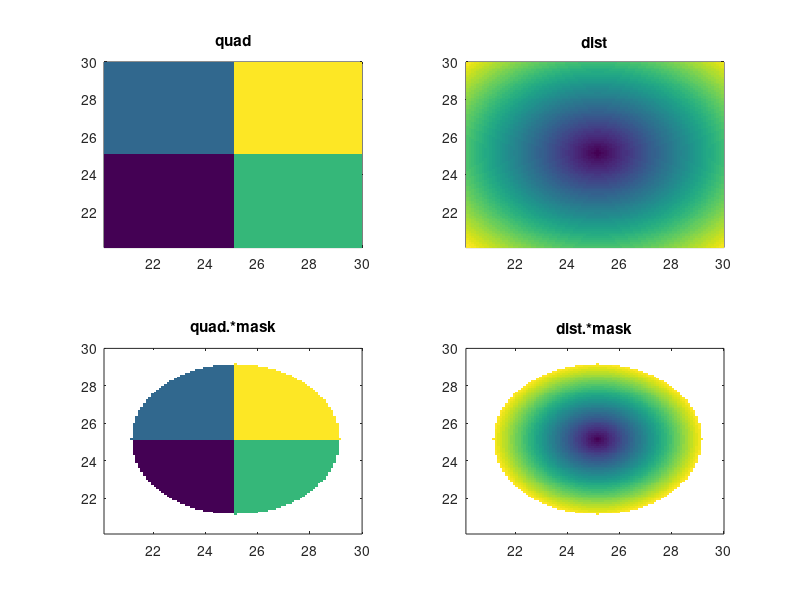

Reproduce this figure in MATLAB.
%make a series of test matricies.

qquad=ones(100,100);
qquad(51:100,1:50)=2;
qquad(1:50,51:100)=3;
qquad(51:100,51:100)=4;

tmpx=20.1:.1:30;
tmpy=tmpx;
[lon,lat]=meshgrid(tmpx,tmpy);
clear tmpx tmpy

dist=sqrt((lon-25.1).^2+(lat-25.1).^2);
mask=nan(100,100);
mask(dist<=4)=1;

figure(101)
clf
subplot(221)
pcolor(lon,lat,qquad);shading flat
title('quad')

subplot(222)
pcolor(lon,lat,dist);shading flat
title('dist')

subplot(223)
pcolor(lon,lat,qquad.*mask);shading flat
title('quad.*mask')

subplot(224)
pcolor(lon,lat,dist.*mask);shading flat
title('dist.*mask')

whos